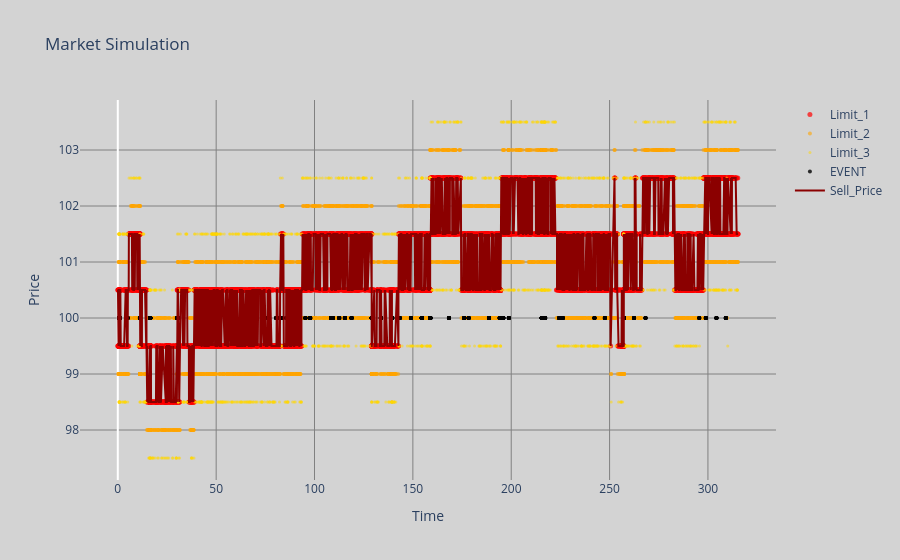

Write notebook code for a chart like this one.
### Code cell
NB_EVENTS_SIMULATED = 10000
qr.Run_QR_simulated(NB_EVENTS_SIMULATED, False)

### Figure 1 — Plotly figure (JSON) as saved in the notebook; plotly's stock layout.template omitted (floating-point values rounded to 4 significant figures; data arrays with more than 128 entries replaced by an {"elided": "..."} marker saying what was removed)
{"data": [{"marker": {"color": "red", "opacity": 0.7, "size": 5}, "mode": "markers", "name": "Limit_1", "type": "scatter", "x": {"elided": "6081 float values"}, "y": {"elided": "6081 float values"}}, {"marker": {"color": "orange", "opacity": 0.6, "size": 4}, "mode": "markers", "name": "Limit_2", "type": "scatter", "x": {"elided": "2721 float values"}, "y": {"elided": "2721 int values"}}, {"marker": {"color": "gold", "opacity": 0.5, "size": 3}, "mode": "markers", "name": "Limit_3", "type": "scatter", "x": {"elided": "1198 float values"}, "y": {"elided": "1198 float values"}}, {"marker": {"color": "black", "opacity": 0.8, "size": 4}, "mode": "markers", "name": "EVENT", "type": "scatter", "x": {"elided": "1842 float values"}, "y": {"elided": "1842 int values"}}, {"line": {"color": "darkred", "width": 2}, "mode": "lines", "name": "Sell_Price", "type": "scatter", "x": {"elided": "2144 float values"}, "y": {"elided": "2144 float values"}}], "layout": {"paper_bgcolor": "#D3D3D3", "plot_bgcolor": "#D3D3D3", "title": {"text": "Market Simulation"}, "xaxis": {"gridcolor": "#808080", "showgrid": true, "title": {"text": "Time"}}, "yaxis": {"gridcolor": "#808080", "showgrid": true, "title": {"text": "Price"}}}}
